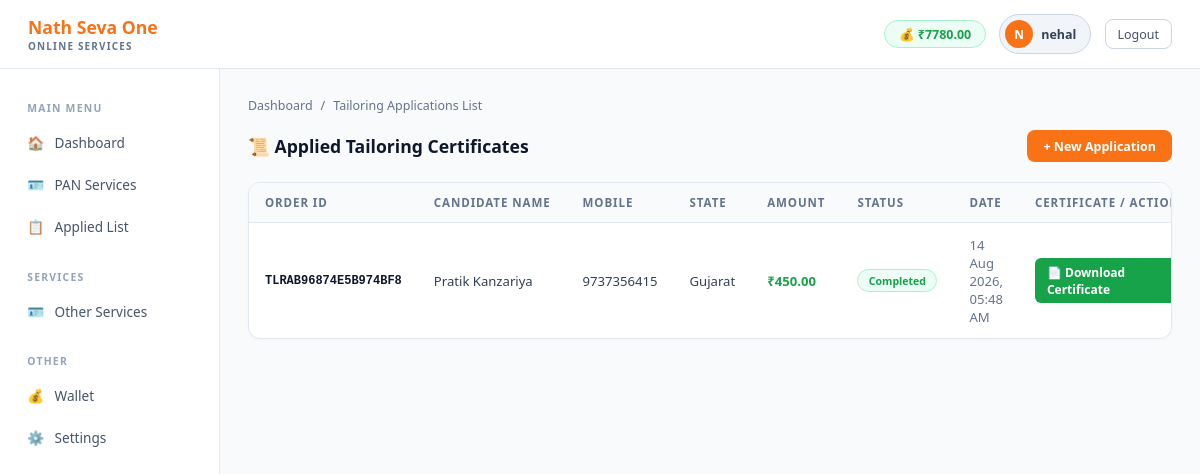
The app's page /services/tailoring/list/ (signed in) with its own data.
### app/models.py (models this page shows, shortened)
class Retailer(models.Model):
    retailer_id    = models.UUIDField(default=uuid.uuid4, editable=False, unique=True)
    user_id        = models.CharField(max_length=50, unique=True)
    password       = models.CharField(max_length=255)
    full_name      = models.CharField(max_length=100)
    mobile         = models.CharField(max_length=15, unique=True)
    email          = models.EmailField(max_length=100, blank=True)
    state          = models.CharField(max_length=50, blank=True)
    address        = models.TextField(blank=True)
    wallet_balance = models.DecimalField(max_digits=10, decimal_places=2, default=0)
    is_verified    = models.BooleanField(default=False)
    is_active      = models.BooleanField(default=True)
    created_at     = models.DateTimeField(auto_now_add=True)

class TailoringCertificateApplication(models.Model):
    STATUS_CHOICES = [('PENDING', 'Pending'), ('PROCESSING', 'Processing'), ('COMPLETED', 'Completed'), ('REJECTED', 'Rejected')]
    retailer             = models.ForeignKey(Retailer, on_delete=models.SET_NULL, null=True, blank=True, related_name='tailoring_applications')
    order_id             = models.CharField(max_length=50, unique=True, editable=False)
    full_name            = models.CharField(max_length=100)
    mobile_number        = models.CharField(max_length=10)
    email_id             = models.EmailField()
    gender               = models.CharField(max_length=10)
    date_of_birth        = models.DateField()
    father_husband_name  = models.CharField(max_length=100)
    state                = models.CharField(max_length=50)
    district             = models.CharField(max_length=50)
    taluk                = models.CharField(max_length=50)
    village              = models.CharField(max_length=50)
    pin_code             = models.CharField(max_length=6)
    physical_handicap    = models.CharField(max_length=10)
    address              = models.TextField()
    highest_education    = models.CharField(max_length=50)
    photo                = models.ImageField(upload_to=upload_tailoring_photo, null=True, blank=True)
    id_proof             = models.FileField(upload_to=upload_tailoring_id, null=True, blank=True)
    education_cert       = models.FileField(upload_to=upload_tailoring_cert, null=True, blank=True)
    output_pdf           = models.FileField(upload_to=upload_tailoring_output_pdf, null=True, blank=True)
    rejection_reason     = models.TextField(blank=True)
    amount               = models.DecimalField(max_digits=10, decimal_places=2, default=450.00)
    status               = models.CharField(max_length=20, choices=STATUS_CHOICES, default='PENDING')
    created_at           = models.DateTimeField(auto_now_add=True)
    processed_at         = models.DateTimeField(null=True, blank=True)
    class Meta:
        ordering = ['-created_at']

### app/views.py (the view)
# urls.py: path('services/tailoring/list/', views.tailoring_certificate_list, name='tailoring_certificate_list'),
def tailoring_certificate_list(request):
    retailer = _get_retailer_from_session(request)
    if retailer is None:
        return redirect('retailer_login')
    from .models import TailoringCertificateApplication
    apps = TailoringCertificateApplication.objects.filter(retailer=retailer)
    return render(request, 'tailoring_certificate_list.html', {'retailer': retailer, 'applications': apps})

### app/views.py (called while the page is built)
def _get_retailer_from_session(request):
    retailer_id = request.session.get('retailer_id')
    if not retailer_id:
        logger.debug(f"No retailer_id in session. Session keys: {list(request.session.keys())}")
        return None
    try:
        return Retailer.objects.get(retailer_id=retailer_id)
    except Retailer.DoesNotExist:
        logger.warning(f"Retailer with id {retailer_id} not found in database")
        return None

### pan_project/templates/tailoring_certificate_list.html (shortened to what this page needs)
<!DOCTYPE html>
<html lang="en">
<head>
</head>
<body>
<div class="topbar">
  <div><div class="brand-name">Nath Seva One</div><div class="brand-sub">Online Services</div></div>
  <div class="topbar-right">
    <div class="wallet-chip">💰 ₹{{ retailer.wallet_balance }}</div>
    <div class="user-chip"><div class="avatar">{{ retailer.full_name.0|upper }}</div><span>{{ retailer.user_id }}</span></div>
    <a href="{% url 'retailer_logout' %}" class="btn-logout">Logout</a>
  </div>
</div>
<div class="main-wrap">
  <div class="sidebar">
    <div class="nav-section">Main Menu</div>
    <a href="{% url 'retailer_dashboard' %}" class="nav-item"><span class="nav-icon">🏠</span> Dashboard</a>
    <a href="{% url 'form' %}" class="nav-item"><span class="nav-icon">🪪</span> PAN Services</a>
    <a href="{% url 'applied_list' %}" class="nav-item"><span class="nav-icon">📋</span> Applied List</a>
    <div class="nav-section" style="margin-top:.5rem">Services</div>
    <a href="{% url 'other_services' %}" class="nav-item"><span class="nav-icon">🪪</span> Other Services</a>
    <div class="nav-section" style="margin-top:.5rem">Other</div>
    <a href="{% url 'wallet' %}" class="nav-item"><span class="nav-icon">💰</span> Wallet</a>
    <a href="#" class="nav-item"><span class="nav-icon">⚙️</span> Settings</a>
  </div>
  <div class="content">
    <div class="breadcrumb">
      <a href="{% url 'retailer_dashboard' %}">Dashboard</a>
      <span>/</span>
      <span>Tailoring Applications List</span>
    </div>
    <div class="page-header">
      <div class="page-title">📜 Applied Tailoring Certificates</div>
      <a href="{% url 'tailoring_certificate' %}" class="btn-new">+ New Application</a>
    </div>
    <div class="table-card">
      <table>
        <thead>
          <tr>
            <th>Order ID</th>
            <th>Candidate Name</th>
            <th>Mobile</th>
            <th>State</th>
            <th>Amount</th>
            <th>Status</th>
            <th>Date</th>
            <th>Certificate / Action</th>
          </tr>
        </thead>
        <tbody>
          {% for app in applications %}
          <tr>
            <td>{{ app.order_id }}</td>
            <td>{{ app.full_name }}</td>
            <td>{{ app.mobile_number }}</td>
            <td>{{ app.state }}</td>
            <td style="font-weight:700;color:#16a34a">₹{{ app.amount }}</td>
            <td>
              {% if app.status == 'COMPLETED' %}
                <span class="pill pill-completed">Completed</span>
              {% elif app.status == 'REJECTED' %}
                <span class="pill pill-rejected">Rejected (Refunded)</span>
              {% else %}
                <span class="pill pill-pending">Pending</span>
              {% endif %}
            </td>
            <td style="color:#64748b">{{ app.created_at|date:"d M Y, h:i A" }}</td>
            <td>
              {% if app.status == 'COMPLETED' %}
                {% if app.output_pdf %}
                  <a href="{% url 'tailoring_certificate_download' app.order_id %}" target="_blank" style="background:#16a34a;color:#fff;padding:.35rem .75rem;border-radius:6px;font-size:.75rem;font-weight:700;text-decoration:none;display:inline-block">📄 Download Certificate</a>
                {% else %}
                  <span style="font-size:.75rem;color:#16a34a;font-weight:600">Approved</span>
                {% endif %}
              {% elif app.status == 'REJECTED' %}
                <span style="font-size:.72rem;color:#dc2626;display:block">Reason: {{ app.rejection_reason|default:"Details mismatch" }}</span>
              {% else %}
                <span style="font-size:.75rem;color:#ea580c;font-weight:600">Under Process</span>
              {% endif %}
            </td>
          </tr>
          {% empty %}
          <tr>
            <td colspan="8" class="empty">Koi Tailoring Certificate Application nahi mila.</td>
          </tr>
          {% endfor %}
        </tbody>
      </table>
    </div>
  </div>
</div>
</body>
</html>

### pan_project/templates/tailoring_certificate_list.html (style rules this page uses)
* { box-sizing:border-box;margin:0;padding:0 }
body { font-family:'Segoe UI',system-ui,-apple-system,sans-serif;background:#f8fafc;color:#0f172a;min-height:100vh;display:flex;flex-direction:column }
.topbar { background:#ffffff;padding:.9rem 1.75rem;display:flex;align-items:center;justify-content:space-between;border-bottom:1px solid #e2e8f0;box-shadow:0 1px 3px rgba(0,0,0,0.04) }
.brand-name { color:#f97316;font-size:1.1rem;font-weight:700 }
.brand-sub { color:#64748b;font-size:.62rem;letter-spacing:.12em;text-transform:uppercase;font-weight:600 }
.topbar-right { display:flex;align-items:center;gap:.85rem }
.wallet-chip { display:flex;align-items:center;gap:.4rem;background:#ecfdf5;border:1px solid #a7f3d0;border-radius:20px;padding:.3rem .85rem;font-size:.78rem;color:#16a34a;font-weight:700 }
.user-chip { display:flex;align-items:center;gap:.5rem;background:#f1f5f9;border:1px solid #cbd5e1;border-radius:20px;padding:.3rem .85rem .3rem .3rem }
.avatar { width:28px;height:28px;border-radius:50%;background:#f97316;display:flex;align-items:center;justify-content:center;font-size:.72rem;font-weight:700;color:#fff }
.user-chip span { font-size:.78rem;color:#334155;font-weight:600 }
.btn-logout { background:#ffffff;border:1px solid #cbd5e1;border-radius:8px;color:#475569;font-size:.78rem;padding:.35rem .75rem;cursor:pointer;text-decoration:none;display:inline-block;transition:all 0.2s }
.main-wrap { display:flex;flex:1 }
.sidebar { width:220px;background:#ffffff;border-right:1px solid #e2e8f0;padding:1.25rem .85rem;display:flex;flex-direction:column;gap:.25rem }
.nav-item { display:flex;align-items:center;gap:.65rem;padding:.6rem .85rem;border-radius:8px;font-size:.85rem;color:#475569;text-decoration:none;border:none;background:none;font-family:inherit;width:100%;transition:all 0.15s ease }
.nav-section { font-size:.65rem;color:#94a3b8;letter-spacing:.12em;text-transform:uppercase;padding:.75rem .85rem .25rem;font-weight:700 }
.content { flex:1;padding:1.75rem;overflow-y:auto;background:#f8fafc }
.page-header { display:flex;align-items:center;justify-content:space-between;margin-bottom:1.25rem }
.page-title { font-size:1.1rem;font-weight:700;color:#0f172a }
.btn-new { background:#f97316;border:none;border-radius:8px;color:#fff;font-size:.78rem;font-weight:600;padding:.45rem 1rem;cursor:pointer;text-decoration:none;display:inline-block }
.table-card { background:#ffffff;border:1px solid #e2e8f0;border-radius:12px;overflow:hidden;box-shadow:0 1px 3px rgba(0,0,0,0.03) }
table { width:100%;border-collapse:collapse;font-size:.82rem }
thead th { text-align:left;padding:.75rem 1rem;color:#64748b;font-weight:600;border-bottom:1px solid #e2e8f0;font-size:.72rem;text-transform:uppercase;letter-spacing:.08em;background:#f8fafc;white-space:nowrap }
tbody td { padding:.8rem 1rem;color:#334155;border-bottom:1px solid #f1f5f9;vertical-align:middle }
tbody td:first-child { color:#0f172a;font-weight:600;font-size:.75rem;font-family:monospace }
tbody tr:last-child td { border-bottom:none }
.pill { display:inline-block;padding:.2rem .65rem;border-radius:20px;font-size:.66rem;font-weight:700 }
.pill-completed { background:#ecfdf5;color:#16a34a;border:1px solid #a7f3d0 }
.breadcrumb { display:flex;align-items:center;gap:.5rem;font-size:.78rem;color:#64748b;margin-bottom:1rem }
.breadcrumb a { color:#64748b;text-decoration:none }

### records on screen
Retailer: wallet_balance "7780.00", full_name.0 "N", user_id "nehal"
TailoringCertificateApplication: order_id "TLRAB96874E5B974BF8", full_name "Pratik Kanzariya", mobile_number "9737356415", state "Gujarat", amount "450.00", status "Completed", created_at "14 Aug 2026, 05:48 AM"
